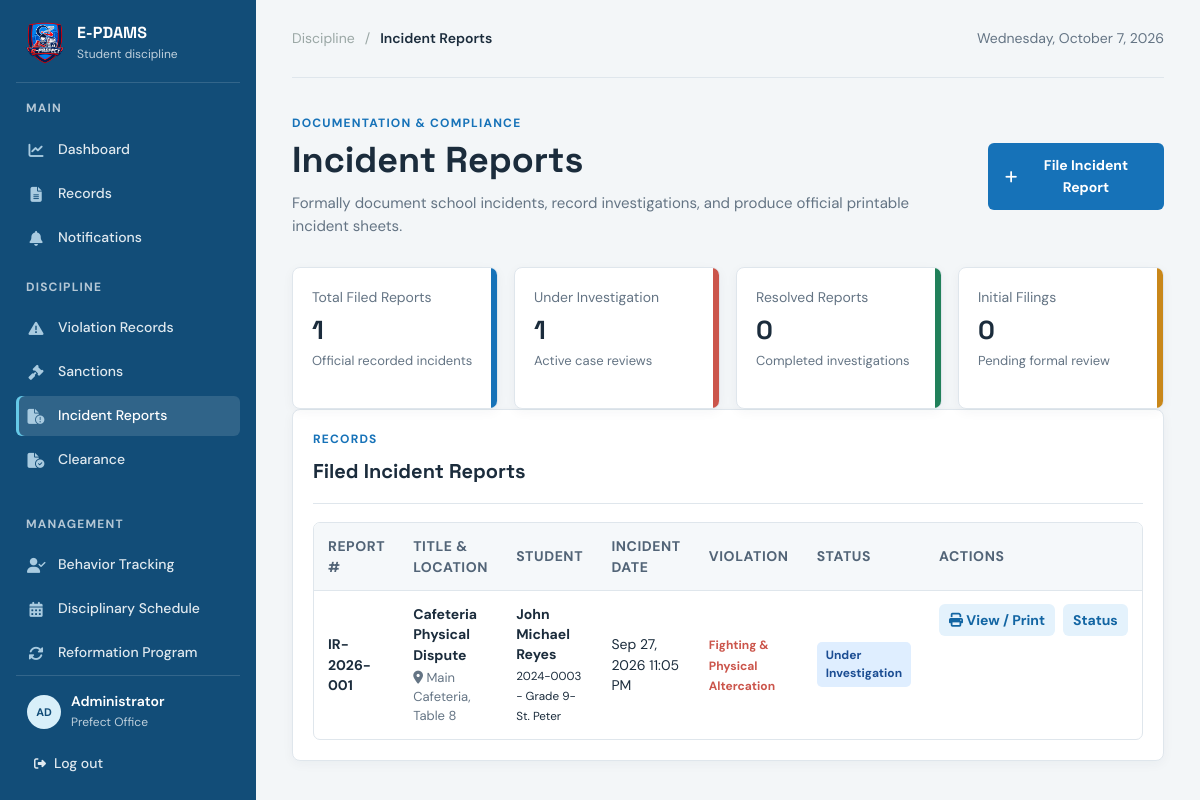
/pages/admin/IncidentReports.php, run on the app's committed database.
### tables this page shows
CREATE TABLE `incident_report` (
  `incident_id` int(11) NOT NULL,
  `report_number` varchar(50) NOT NULL,
  `infraction_id` int(11) DEFAULT NULL,
  `student_id` int(11) NOT NULL,
  `violation` varchar(150) DEFAULT NULL,
  `report_title` varchar(200) NOT NULL,
  `incident_date` datetime NOT NULL,
  `incident_location` varchar(150) DEFAULT NULL,
  `description` text NOT NULL,
  `persons_involved` text DEFAULT NULL,
  `witnesses` text DEFAULT NULL,
  `evidence_details` text DEFAULT NULL,
  `action_taken` text DEFAULT NULL,
  `recommendations` text DEFAULT NULL,
  `reported_by` int(11) DEFAULT NULL,
  `status` varchar(30) NOT NULL DEFAULT 'Filed',
  `created_at` timestamp NOT NULL DEFAULT current_timestamp()
);

CREATE TABLE `students` (
  `student_id` int(11) NOT NULL,
  `student_number` varchar(50) NOT NULL,
  `first_name` varchar(50) NOT NULL,
  `middle_name` varchar(50) DEFAULT NULL,
  `last_name` varchar(50) NOT NULL,
  `gender` varchar(20) DEFAULT NULL,
  `grade_level` varchar(50) DEFAULT NULL,
  `section` varchar(50) DEFAULT NULL,
  `parent_name` varchar(100) DEFAULT NULL,
  `parent_contact` varchar(50) DEFAULT NULL,
  `parent_email` varchar(100) DEFAULT NULL,
  `address` text DEFAULT NULL,
  `status` varchar(20) NOT NULL DEFAULT 'Active',
  `created_at` timestamp NOT NULL DEFAULT current_timestamp()
);

### pages/admin/IncidentReports.php (the view, shortened to what this page needs)
<?php
$conn = getDbConnection();
$totalReports = 0;
$investigationCount = 0;
$resolvedCount = 0;
$filedCount = 0;
$reportsList = [];
if ($conn) {
    $mRes = $conn->query("SELECT
        COUNT(*) AS total,
        SUM(CASE WHEN LOWER(status) = 'under investigation' THEN 1 ELSE 0 END) AS under_investigation,
        SUM(CASE WHEN LOWER(status) = 'resolved' THEN 1 ELSE 0 END) AS resolved,
        SUM(CASE WHEN LOWER(status) = 'filed' THEN 1 ELSE 0 END) AS filed
        FROM incident_report");
    if ($mRes && $m = $mRes->fetch_assoc()) {
        $totalReports = (int) ($m['total'] ?? 0);
        $investigationCount = (int) ($m['under_investigation'] ?? 0);
        $resolvedCount = (int) ($m['resolved'] ?? 0);
        $filedCount = (int) ($m['filed'] ?? 0);
    }
    $rQuery = "SELECT ir.*, s.student_number, CONCAT(s.first_name, ' ', COALESCE(s.middle_name, ''), ' ', s.last_name) AS student_name,
                      s.grade_level, s.section, s.parent_name, s.parent_contact, s.parent_email,
                      u.full_name AS reported_by_name
               FROM incident_report ir
               INNER JOIN students s ON s.student_id = ir.student_id
               LEFT JOIN users u ON u.user_id = ir.reported_by
               ORDER BY ir.incident_date DESC, ir.incident_id DESC";
    $rRes = $conn->query($rQuery);
    if ($rRes) {
        while ($row = $rRes->fetch_assoc()) {
            $reportsList[] = $row;
        }
    }
} else {
    $dbError = 'Database connection failed. Please ensure MySQL is running.';
}
$todayLabel = date('l, F j, Y');
?>
<!DOCTYPE html>
<html lang="en">
<head>
    <link rel="stylesheet" href="../css/style.css?v=animations-v1">
    <link rel="stylesheet" href="https://cdnjs.cloudflare.com/ajax/libs/font-awesome/6.5.2/css/all.min.css">
</head>
<body>
    <div class="dashboard-shell">
        <aside class="sidebar" id="sidebar" aria-label="Primary navigation">
            <div class="sidebar-header">
                <div class="sidebar-brand">
                    <img src="../../assets/logo.png" alt="E-PDAMS Logo" class="brand-logo-img">
                    <div><strong>E-PDAMS</strong><span>Student discipline</span></div>
                </div>
            </div>
            <nav class="sidebar-nav">
                <p class="nav-label">Main</p>
                <a class="nav-link" href="dashboard.php"><i class="fa-solid fa-chart-line nav-icon"></i><span>Dashboard</span></a>
                <a class="nav-link" href="records.php"><i class="fa-solid fa-file-lines nav-icon"></i><span>Records</span></a>
                <a class="nav-link" href="notification.php"><i class="fa-solid fa-bell nav-icon"></i><span>Notifications</span></a>
                <p class="nav-label">Discipline</p>
                <a class="nav-link" href="violationSetup.php"><i class="fa-solid fa-triangle-exclamation nav-icon"></i><span>Violation Records</span></a>
                <a class="nav-link" href="sanction.php"><i class="fa-solid fa-gavel nav-icon"></i><span>Sanctions</span></a>
                <a class="nav-link active" href="IncidentReports.php" aria-current="page"><i class="fa-solid fa-file-circle-exclamation nav-icon"></i><span>Incident Reports</span></a>
                <a class="nav-link" href="clearance.php"><i class="fa-solid fa-file-circle-check nav-icon"></i><span>Clearance</span></a>
                <p class="nav-label">Management</p>
                <a class="nav-link" href="behaviorTracking.php"><i class="fa-solid fa-user-check nav-icon"></i><span>Behavior Tracking</span></a>
                <a class="nav-link" href="disciplinarySchedule.php"><i class="fa-solid fa-calendar-days nav-icon"></i><span>Disciplinary Schedule</span></a>
                <a class="nav-link" href="reformationProgram.php"><i class="fa-solid fa-rotate nav-icon"></i><span>Reformation Program</span></a>
            </nav>
            <div class="sidebar-footer">
                <div class="profile-chip">
                    <div class="profile-avatar">AD</div>
                    <div><strong>Administrator</strong><span>Prefect Office</span></div>
                </div>
                <a class="logout-link" href="../../auth/auth_logout.php">
                    <i class="fa-solid fa-right-from-bracket quit"></i>
                    <span>Log out</span>
                </a>
            </div>
        </aside>
        <main class="main-content">
            <header class="topbar">
                <div class="breadcrumb"><span>Discipline</span><span aria-hidden="true">/</span><strong>Incident Reports</strong></div>
                <div class="topbar-date"><?= htmlspecialchars($todayLabel); ?></div>
            </header>
            <section class="page-heading">
                <div>
                    <p class="eyebrow">Documentation &amp; Compliance</p>
                    <h1>Incident Reports</h1>
                    <p class="heading-copy">Formally document school incidents, record investigations, and produce official printable incident sheets.</p>
                </div>
                <button class="primary-button" id="create-report-btn" type="button">
                    <i class="fa-solid fa-plus"></i> File Incident Report
                </button>
            </section>
            <section class="metrics" aria-label="Reports summary">
                <article class="metric-card accent-teal">
                    <span>Total Filed Reports</span>
                    <strong><?= number_format($totalReports); ?></strong>
                    <small>Official recorded incidents</small>
                </article>
                <article class="metric-card accent-coral">
                    <span>Under Investigation</span>
                    <strong><?= number_format($investigationCount); ?></strong>
                    <small>Active case reviews</small>
                </article>
                <article class="metric-card accent-green">
                    <span>Resolved Reports</span>
                    <strong><?= number_format($resolvedCount); ?></strong>
                    <small>Completed investigations</small>
                </article>
                <article class="metric-card accent-yellow">
                    <span>Initial Filings</span>
                    <strong><?= number_format($filedCount); ?></strong>
                    <small>Pending formal review</small>
                </article>
            </section>
            <section class="activity-panel" id="reports-panel">
                <div class="panel-heading">
                    <div>
                        <p class="eyebrow">Records</p>
                        <h2>Filed Incident Reports</h2>
                    </div>
                </div>
                <div class="records-table-wrap">
                    <table class="records-table">
                        <thead>
                            <tr>
                                <th>Report #</th>
                                <th>Title &amp; Location</th>
                                <th>Student</th>
                                <th>Incident Date</th>
                                <th>Violation</th>
                                <th>Status</th>
                                <th>Actions</th>
                            </tr>
                        </thead>
                        <tbody>
                            <?php if (!empty($reportsList)): ?>
                                <?php foreach ($reportsList as $r): ?>
                                    <?php
                                    $st = strtolower($r['status']);
                                    $badge = 'pending';
                                    if ($st === 'resolved' || $st === 'closed') $badge = 'approved';
                                    elseif ($st === 'under investigation') $badge = 'review';
                                    ?>
                                    <tr>
                                        <td><strong><?= htmlspecialchars($r['report_number']); ?></strong></td>
                                        <td>
                                            <strong><?= htmlspecialchars($r['report_title']); ?></strong>
                                            <?php if ($r['incident_location']): ?>
                                                <small class="table-subtext"><i class="fa-solid fa-location-dot"></i> <?= htmlspecialchars($r['incident_location']); ?></small>
                                            <?php endif; ?>
                                        </td>
                                        <td>
                                            <strong><?= htmlspecialchars($r['student_name']); ?></strong>
                                            <small><?= htmlspecialchars($r['student_number'] . ' - ' . $r['grade_level'] . '-' . $r['section']); ?></small>
                                        </td>
                                        <td><?= htmlspecialchars(date('M j, Y g:i A', strtotime($r['incident_date']))); ?></td>
                                        <td><span class="severity-label"><?= htmlspecialchars($r['violation'] ?: 'General Incident'); ?></span></td>
                                        <td>
                                            <span class="status-badge <?= $badge; ?>"><?= htmlspecialchars(ucwords($r['status'])); ?></span>
                                        </td>
                                        <td class="record-actions">
                                            <button class="table-action view-print-btn" data-report='<?= htmlspecialchars(json_encode($r), ENT_QUOTES, 'UTF-8'); ?>' type="button">
                                                <i class="fa-solid fa-print"></i> View / Print
                                            </button>
                                            <button class="table-action edit-status-btn" data-id="<?= (int) $r['incident_id']; ?>" data-status="<?= htmlspecialchars($r['status']); ?>" type="button">
                                                Status
                                            </button>
                                        </td>
                                    </tr>
                                <?php endforeach; ?>
                            <?php endif; ?>
                        </tbody>
                    </table>
                </div>
            </section>
        </main>
    </div>
</body>
</html>

### data on the page
incident_report: report_number "IR-2026-001", report_title "Cafeteria Physical Dispute", incident_location "Main Cafeteria, Table 8", student_name "John Michael Reyes", student.section "2024-0003 - Grade 9-St. Peter", incident_date "Sep 27, 2026 11:05 PM", violation "Fighting & Physical Altercation", status "Under Investigation"

### other printed values
$totalReports "1"
$investigationCount "1"
$resolvedCount "0"
$filedCount "0"
